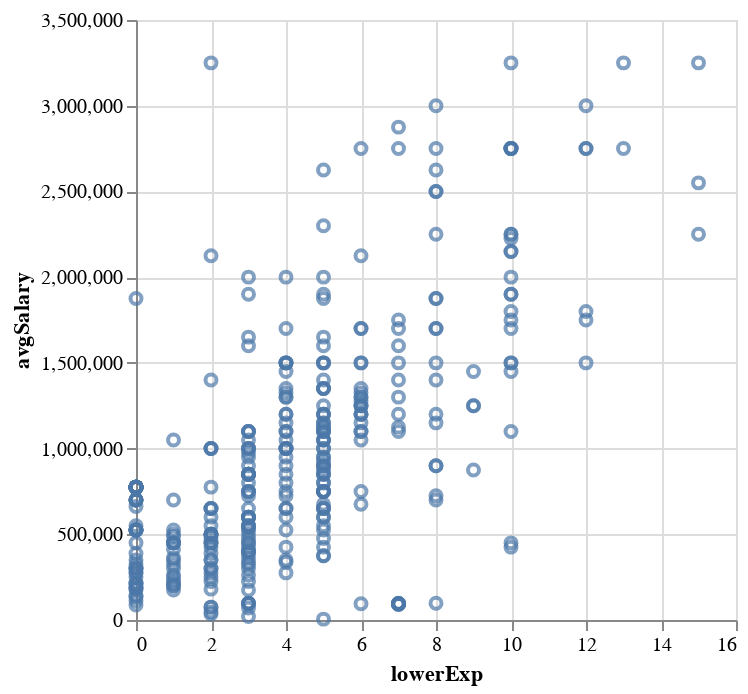

Here is the Vega-Lite specification saved for this chart:
### Vega-Lite specification from a JSON file in a GitHub repository (floating-point values rounded to 4 significant figures; data arrays with more than 128 entries replaced by an {"elided": "..."} marker saying what was removed)
{"$schema": "https://vega.github.io/schema/vega-lite/v4.json", "description": "A scatterplot showing horsepower and miles per gallons for various cars.", "data": {"values": {"elided": "389 records"}}, "transform": [{"filter": "datum.avgSalary < 3500000"}], "mark": "point", "encoding": {"x": {"field": "lowerExp", "type": "quantitative"}, "y": {"field": "avgSalary", "type": "quantitative"}}}
